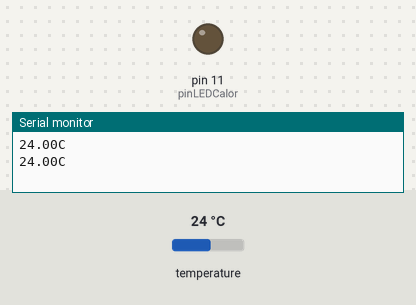
A sketch run on a simulated Arduino Uno, built with avr-gcc and run on an emulated ATmega328P. Parts: output pins drawn as LEDs (lit = HIGH), the last lines printed to the serial monitor. Inputs (shaded band) come from the test bench; at power-on: temperature 24 °C.

Above: at 2.3 s.
2.4 s: temperature set to 27.3 °C
4.2 s: temperature set to 28.4 °C
At 5.3 s:
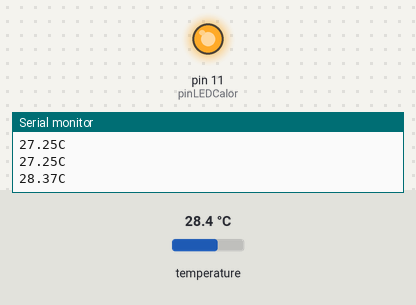
6.1 s: temperature set to 12 °C
At 7.3 s:
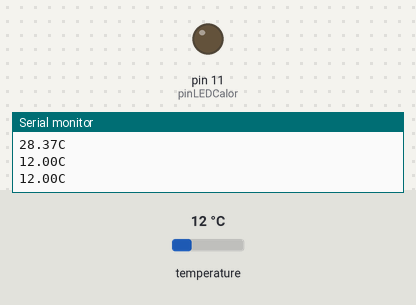
7.6 s: temperature set to 28 °C
At 8.6 s:
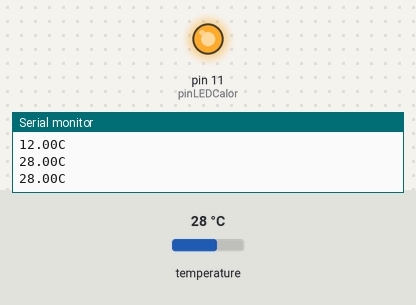
Timing chart, 0 to 10.1 s (numbered marks = the images above; inputs shaded):
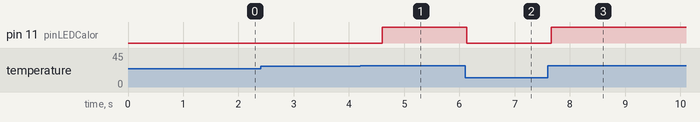

Measured:
- the behaviour switches between 27.9 and 28 °C on temperature (found by bisection; images 0 and 1)
- after the input at 4.2 s, pin 11 (pinLEDCalor): LOW → HIGH after 0.40 s
- after the input at 6.1 s, pin 11 (pinLEDCalor): HIGH → LOW at once
- after the input at 7.6 s, pin 11 (pinLEDCalor): LOW → HIGH after 0.06 s

The sketch:

sensorTemperaturaEjemplo.ino
```cpp
#include <DallasTemperature.h>

//SensorTemperatura
#define ONE_WIRE_BUS 8
OneWire oneWire(ONE_WIRE_BUS);
DallasTemperature sensors(&oneWire);
float Celsius = 0;
int pinLEDCalor = 11;
void setup() {
  // put your setup code here, to run once:
  sensors.begin();
  Serial.begin(9600);
  pinMode(pinLEDCalor, OUTPUT);

}

void loop() {
  // put your main code here, to run repeatedly:
  //SensorDeTemperatura
  sensors.requestTemperatures();
  Celsius = sensors.getTempCByIndex(0);
  Serial.print(Celsius);
  Serial.println("C");
  if(Celsius >= 28){
      digitalWrite(pinLEDCalor,HIGH);
    }else{
      digitalWrite(pinLEDCalor,LOW);
      }
  //Este codigo hace que cuando un la temperatura sea mayor a 28°C se encienda un led
}
```
